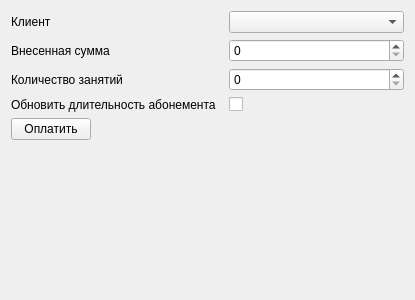
<?xml version="1.0" encoding="UTF-8"?>
<ui version="4.0">
 <class>Form</class>
 <widget class="QWidget" name="Form">
  <property name="geometry">
   <rect>
    <x>0</x>
    <y>0</y>
    <width>415</width>
    <height>300</height>
   </rect>
  </property>
  <property name="windowTitle">
   <string>Форма для оплаты</string>
  </property>
  <layout class="QFormLayout" name="formLayout">
   <item row="0" column="0">
    <widget class="QLabel" name="label">
     <property name="text">
      <string>Клиент</string>
     </property>
    </widget>
   </item>
   <item row="0" column="1">
    <widget class="QComboBox" name="client_cb"/>
   </item>
   <item row="1" column="0">
    <widget class="QLabel" name="label_2">
     <property name="text">
      <string>Внесенная сумма</string>
     </property>
    </widget>
   </item>
   <item row="1" column="1">
    <widget class="QSpinBox" name="total_sum_sb">
     <property name="minimum">
      <number>0</number>
     </property>
     <property name="maximum">
      <number>100000</number>
     </property>
     <property name="displayIntegerBase">
      <number>10</number>
     </property>
    </widget>
   </item>
   <item row="2" column="0">
    <widget class="QLabel" name="label_3">
     <property name="text">
      <string>Количество занятий        </string>
     </property>
    </widget>
   </item>
   <item row="2" column="1">
    <widget class="QSpinBox" name="lesson_amount_sb"/>
   </item>
   <item row="4" column="0">
    <widget class="QPushButton" name="pay_btn">
     <property name="text">
      <string>Оплатить</string>
     </property>
    </widget>
   </item>
   <item row="3" column="0">
    <widget class="QLabel" name="label_4">
     <property name="text">
      <string>Обновить длительность абонемента  </string>
     </property>
    </widget>
   </item>
   <item row="3" column="1">
    <widget class="QCheckBox" name="update_duration_cb">
     <property name="text">
      <string/>
     </property>
    </widget>
   </item>
  </layout>
 </widget>
 <resources/>
 <connections/>
</ui>
